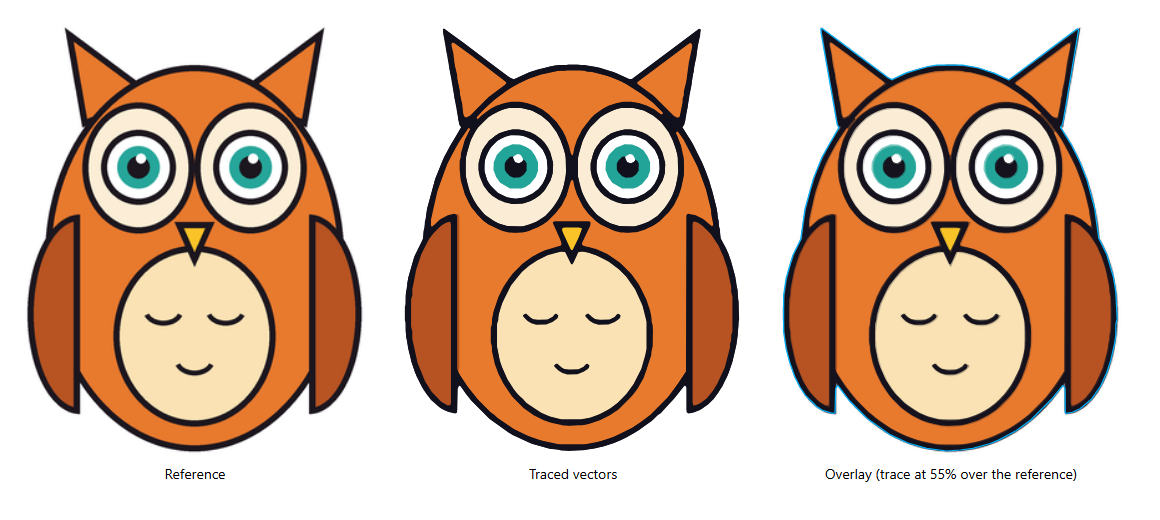
#> input picture image-to-vector/examples/owl/compare.png, 1160 x 520 px
$ python palette.py ../examples/owl/compare.png
#> lines starting #> are read from the running program, lines starting #| are printed output that depends on the picture; after the words box and inside, x2 and y2 are one past the last pixel; in counts of white or black regions, pixels touching at a corner belong together
"""Prints a reference image's dominant colours, the box its subject fills, and a
starter palette for a trace config.

Usage: python -I palette.py <image> [--top 14] [--min-share 0.3]

Colours are grouped into bins of 16 per channel and listed by pixel count, with
one sample pixel's exact value for each. The background is the corner colour
(or full transparency); the subject box is everything else.
"""

import argparse
import json
from collections import Counter

import numpy as np
from PIL import Image

parser = argparse.ArgumentParser(description=__doc__, formatter_class=argparse.RawDescriptionHelpFormatter)
parser.add_argument("image")
parser.add_argument("--top", type=int, default=14, help="how many colour bins to list")
parser.add_argument("--min-share", type=float, default=0.3, help="percent of pixels a bin needs to make the starter palette")
args = parser.parse_args()

source = Image.open(args.image)
#> source is the input picture: PIL image 1160x520 RGB; mean R, G, B 215.2, 189.2, 168.9
has_alpha = source.mode in ("RGBA", "LA", "PA") or (source.mode == "P" and "transparency" in source.info)
#> has_alpha = False
rgba = np.asarray(source.convert("RGBA")).astype(int)
rgb, alpha = rgba[:, :, :3], rgba[:, :, 3]
#> alpha: shape (520, 1160) int64; every value is 255
height, width, _ = rgb.shape
#> height = 520; width = 1160
print(f"size: {width} x {height}" + ("  (has transparency: transparent pixels count as background)" if has_alpha else ""))
#| size: 1160 x 520

if has_alpha and (alpha < 128).any():
    background = alpha < 128
    corner = None
else:
    corner = rgb[0, 0]
#> corner = [255, 255, 255]
    background = (np.abs(rgb - corner).sum(axis=2) < 30) | (rgb.min(axis=2) > 235)
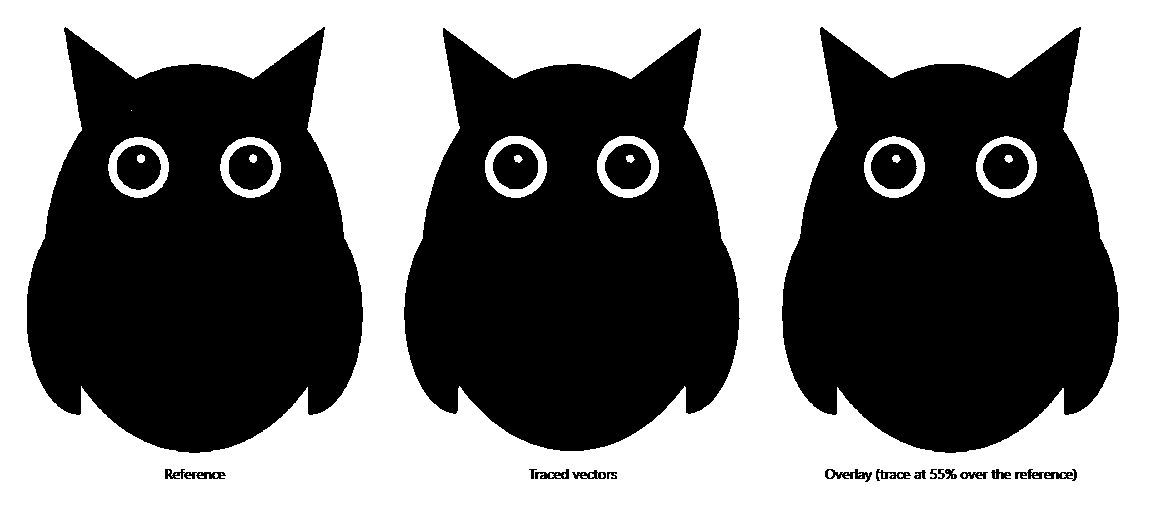
#> background: shape (520, 1160) bool; 48.4% white; 52 white regions (38 under 20 px), largest, box (x1, y1, x2, y2) and area: (0, 0, 1160, 520) 283255, (485, 136, 547, 198) 1438, (597, 136, 659, 198) 1433

ys, xs = np.where(~background)
if len(xs):
    source_note = "transparency" if corner is None else f"corner colour {corner.tolist()}"
#> source_note = 'corner colour [255, 255, 255]'
    print(f"subject box: x {xs.min()}-{xs.max()}, y {ys.min()}-{ys.max()} (background from {source_note})")
#| subject box: x 27-1118, y 27-481 (background from corner colour [255, 255, 255])
else:
    print("subject box: nothing found apart from the background")

opaque = alpha >= 128
#> opaque: shape (520, 1160) bool; every value is 1
bins = rgb // 16
counts = Counter(map(tuple, bins[opaque].reshape(-1, 3)))
#> counts = 443 items
total = max(1, int(opaque.sum()))
#> total = 603200
print("dominant colours (count, share, sample RGB):")
starter: dict[str, list[int]] = {}
if corner is not None or has_alpha:
    starter["background"] = corner.tolist() if corner is not None else [255, 255, 255]
for (r, g, b), count in counts.most_common(args.top):
    where = np.argwhere((bins[:, :, 0] == r) & (bins[:, :, 1] == g) & (bins[:, :, 2] == b) & opaque)
    y, x = where[len(where) // 2]
    share = 100 * count / total
    sample = rgb[y, x].tolist()
    print(f"  {count:8d} ({share:4.1f}%)  {sample}  e.g. at x={x}, y={y}")
    # Near-duplicates (anti-aliased shades of one colour) fold into the first, larger entry.
    is_duplicate = any(np.linalg.norm(np.array(sample) - np.array(kept)) < 30 for kept in starter.values())
    if share >= args.min_share and not is_duplicate:
        starter[f"colour{len(starter)}"] = sample
#> this loop made 14 passes
#> (r, g, b, count, y, x, share, sample) on passes 1 to 12: (15, 15, 15, 291776, 235, 409, 48.37, [255, 255, 255]), (14, 7, 2, 96412, 248, 104, 15.98, [232, 122, 46]), (15, 14, 11, 55363, 337, 214, 9.18, [250, 226, 180]), (1, 1, 1, 48785, 221, 489, 8.09, [17, 16, 29]), (11, 5, 2, 32248, 313, 709, 5.35, [183, 83, 34]), (15, 14, 13, 25848, 169, 957, 4.29, [246, 232, 208]), (2, 10, 9, 5269, 167, 610, 0.874, [34, 164, 152]), (2, 1, 1, 2408, 236, 1091, 0.399, [34, 23, 29]), (1, 0, 1, 2233, 190, 942, 0.37, [17, 14, 25]), (1, 1, 2, 1936, 179, 662, 0.321, [22, 21, 33]), (13, 7, 2, 1507, 219, 930, 0.25, [223, 117, 45]), (12, 6, 2, 1344, 216, 856, 0.223, [201, 106, 43])
#|     291776 (48.4%)  [255, 255, 255]  e.g. at x=409, y=235
#|      96412 (16.0%)  [232, 122, 46]  e.g. at x=104, y=248
#|      55363 ( 9.2%)  [250, 226, 180]  e.g. at x=214, y=337
#|      48785 ( 8.1%)  [17, 16, 29]  e.g. at x=489, y=221
#|      32248 ( 5.3%)  [183, 83, 34]  e.g. at x=709, y=313
#|      25848 ( 4.3%)  [246, 232, 208]  e.g. at x=957, y=169
#|       5269 ( 0.9%)  [34, 164, 152]  e.g. at x=610, y=167
#|       2408 ( 0.4%)  [34, 23, 29]  e.g. at x=1091, y=236
#> (further printed lines are left out)
#> after the loop, starter = {'background': [255, 255, 255], 'colour1': [232, 122, 46], 'colour2': [250, 226, 180], 'colour3': [17, 16, 29], 'colour4': [183, 83, 34], 'colour5': [34, 164, 152]}

print("\nstarter palette (rename each entry for the region it is; add edge shades the list above shows if they misclassify):")
print(json.dumps({"palette": starter}, indent=1).replace("\n   ", " ").replace("\n  ]", "]"))
#| {
#|  "palette": {
#|   "background": [ 255, 255, 255],
#|   "colour1": [ 232, 122, 46],
#|   "colour2": [ 250, 226, 180],
#|   "colour3": [ 17, 16, 29],
#|   "colour4": [ 183, 83, 34],
#|   "colour5": [ 34, 164, 152]
#|  }
#| }
